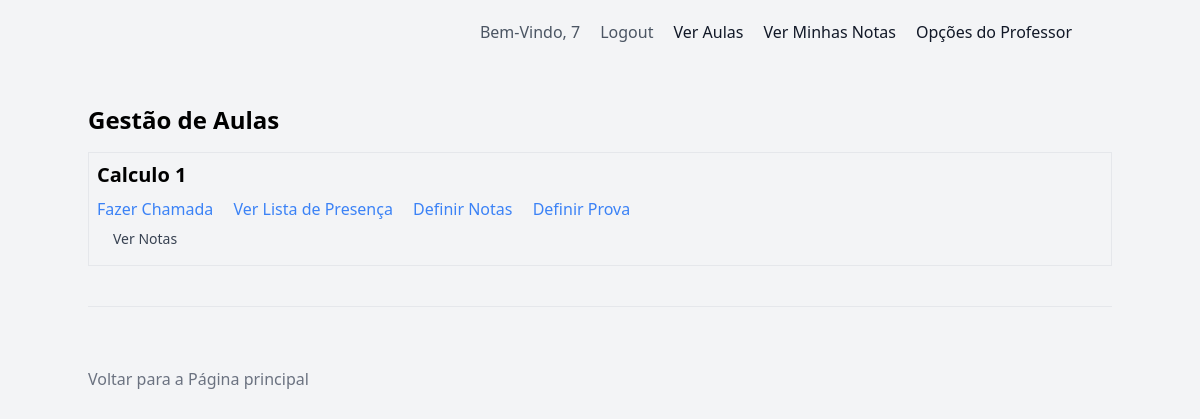
Before: /gestao/ (signed in) with the older database file.
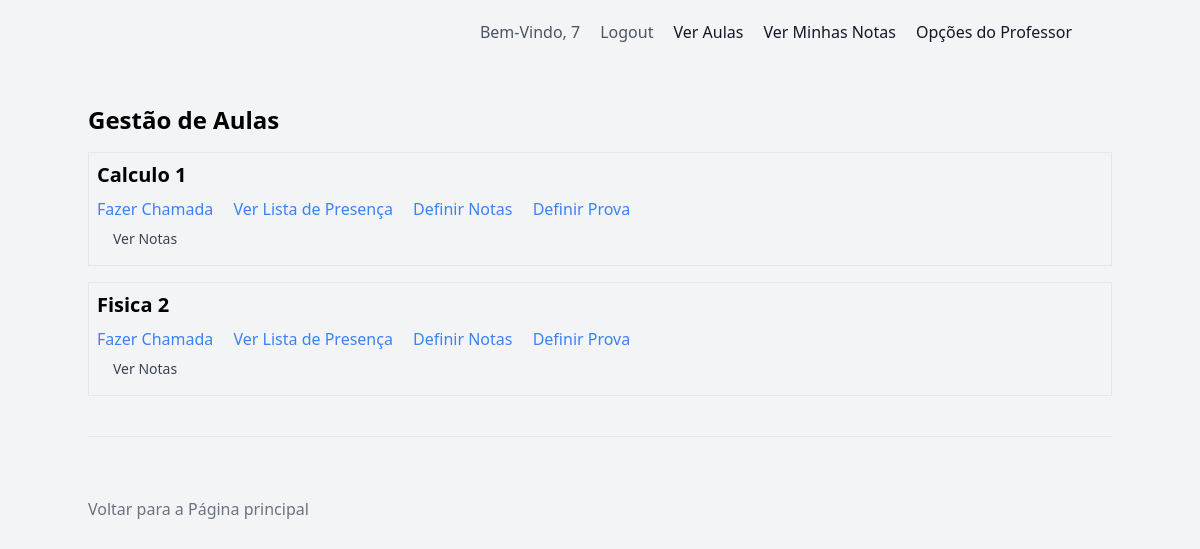
After: the same page with the newer database file.
### pi/models.py (models this page shows, shortened)
class Aula(models.Model):
    alunos = models.ManyToManyField('Estudante', related_name='aulas_estudante')
    professor = models.ForeignKey('Professor', on_delete=models.CASCADE)
    disciplina = models.ForeignKey('Disciplina', on_delete=models.CASCADE)
    sala = models.ForeignKey('Sala', on_delete=models.SET_NULL, null=True)  # Adicionado aqui
    dia_da_semana = models.CharField(max_length=20)
    hora_inicio = models.TimeField()
    hora_fim = models.TimeField()
    numero_lista = models.IntegerField(default=1)

class Disciplina(models.Model):
    nome = models.CharField(max_length=100)
    codigo = models.CharField(max_length=10)
    professor = models.ForeignKey('Professor', on_delete=models.SET_NULL, null=True)
    sala = models.ForeignKey('Sala', on_delete=models.SET_NULL, null=True)
    horario_inicio = models.TimeField()
    horario_fim = models.TimeField()

### pi/views.py (the view)
# urls.py: path('gestao/', views.gestao, name='gestao'),
def gestao(request):
    if not request.user.is_professor:
        return redirect('home')  # ou onde quer que você queira redirecionar usuários não professores
    aulas = Aula.objects.filter(professor=request.user)
    return render(request, 'gestao.html', {'aulas': aulas})

### pi/models.py (called while the page is built)
    @property
    def is_professor(self):
        return True

### pi/templates/gestao.html
{% extends 'base.html' %}
{% block content %}
<h1 class="text-2xl font-bold mb-4">Gestão de Aulas</h1>
{% for aula in aulas %}
    <div class="border p-2 mb-4">
        <h2 class="text-xl font-semibold mb-2">{{ aula.disciplina.nome }}</h2>
        <a href="{% url 'fazer_chamada' aula.id %}" class="text-blue-500 hover:text-blue-700">Fazer Chamada</a>
        <a href="{% url 'ver_lista_presenca' aula.id %}" class="ml-4 text-blue-500 hover:text-blue-700">Ver Lista de Presença</a>
        <a href="{% url 'definir_notas' aula.id %}" class="ml-4 text-blue-500 hover:text-blue-700">Definir Notas</a>
        <a href="{% url 'definir_prova' aula.id %}" class="ml-4 text-blue-500 hover:text-blue-700">Definir Prova</a>
        <a href="{% url 'ver_notas' aula.id %}" class="block px-4 py-2 text-sm text-gray-700 hover:bg-gray-100 hover:text-gray-900" role="menuitem" tabindex="-1">Ver Notas</a>
    </div>
{% endfor %}
{% endblock %}

Changed rows visible on the page:
added Aula: disciplina.nome "Fisica 2"
